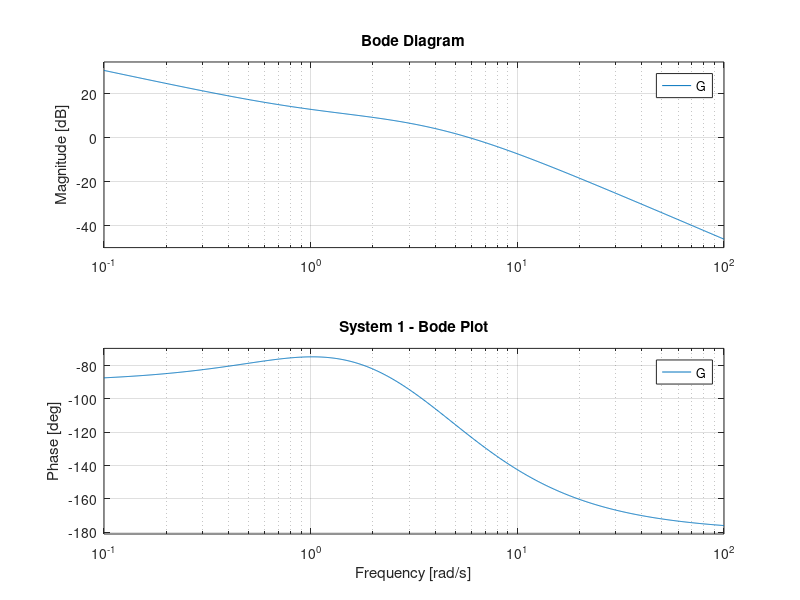
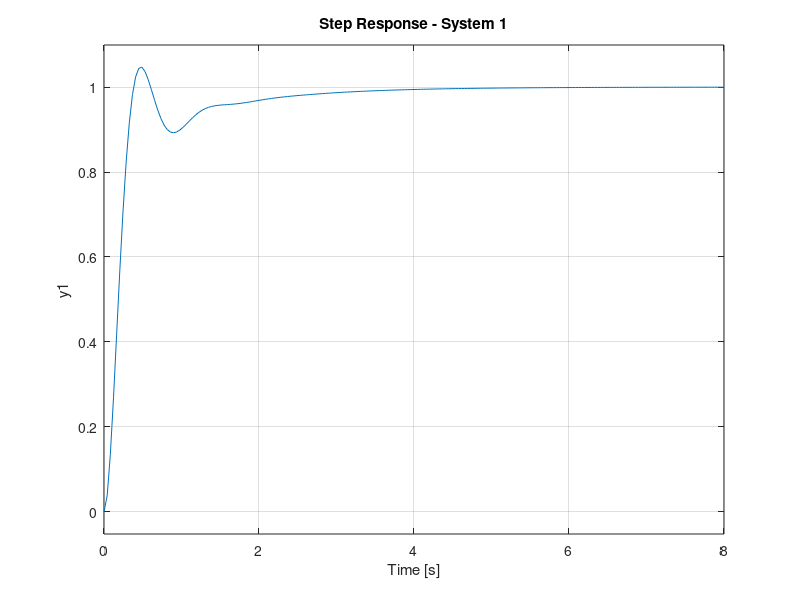

Write the MATLAB code that produced these figures, in order.
close all;
clear;
clc;
disp('Program Started');
%% Define Transfer Function
% G(s) = 50(s+1) / [s(s+3)(s+5)]
num = 50*[1 1];                       % 50(s+1)
den = conv([1 0], conv([1 3],[1 5]));  % s(s+3)(s+5)
G = tf(num, den);
%% Bode Plot
figure;
bode(G);
grid on;
title('System 1 - Bode Plot');
%% Gain Margin & Phase Margin
[Gm, Pm, Wcg, Wcp] = margin(G);
%% Bandwidth Calculation (-7 dB condition)
w = 0:0.01:20;
[M, ~, W] = bode(G, w);
M = squeeze(M);
W = squeeze(W);
wBW = NaN;   % initialize
for k = 1:length(M)
   if 20*log10(M(k)) <= -7
       wBW = W(k);
       break
   end
end
if isnan(wBW)
   error('Bandwidth not found in given frequency range');
end
%% Closed Loop System
T = feedback(G, 1);
figure;
step(T);
grid on;
title('Step Response - System 1');
%% Damping Ratio Approximation from Phase Margin
z = Pm / 100;     % standard approximation (valid for 30°–70° PM)
%% Time Domain Specifications
Po = exp(-z*pi/sqrt(1 - z^2));     % Percent Overshoot
Ts = 4/(wBW*z);                   % Settling Time (approx)
Tp = pi/(wBW*sqrt(1 - z^2));      % Peak Time
%% Display Results
fprintf('\n -------- RESULTS -------- \n');
fprintf('Bandwidth = %.4f rad/s\n', wBW);
fprintf('Phase Margin = %.4f deg\n', Pm);
fprintf('Gain Margin = %.4f\n', Gm);
fprintf('Gain Crossover Frequency = %.4f rad/s\n', Wcg);
fprintf('Phase Crossover Frequency = %.4f rad/s\n', Wcp);
fprintf('Damping Ratio = %.4f\n', z);
fprintf('Percent Overshoot = %.4f %%\n', Po*100);
fprintf('Settling Time = %.4f sec\n', Ts);
fprintf('Peak Time = %.4f sec\n', Tp);
